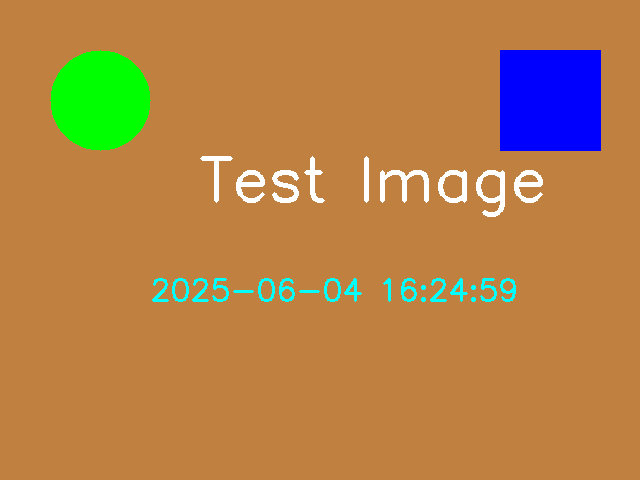
#> input picture captured_images/test_image.bmp, 640 x 480 px
$ python -i findCircle.py   (imports and definitions only)   (older library calls are emulated)
#> lines starting #> are read from the running program, lines starting #| are printed output that depends on the picture; after the words box and inside, x2 and y2 are one past the last pixel; in counts of white or black regions, pixels touching at a corner belong together; long printed decimals are rounded
#> further down, picture is the input picture: shape (480, 640, 3); mean B, G, R 72.7, 129.7, 180
import os
import sys
import numpy as np
from os import getcwd
import cv2
import msvcrt
from ctypes import *

sys.path.append("../MvImport")
from MvCameraControl_class import *
import numpy as np
"""
# 相機內參矩陣
K = np.array([
    [7.42157429, 0, 1.23308448],
    [0.0, 7.47157429, 0.99655374],
    [0.0, 0.0, 1]
])
R = np.array([[ 9.99999756e-01, -6.98131644e-04,  0.00000000e+00],
              [ 6.98131644e-04,  9.99999756e-01,  0.00000000e+00],
              [ 0.00000000e+00,  0.00000000e+00,  1.00000000e+00]])

t = np.array([[-265.16868344+80], [-108.02824767], [654.6123158]])
# 畸變參數
D = np.array([[-0.111665041, 0.706682197, 0.000284510564, 0.000578235313, 0.0]])
"""
# 相機內參矩陣
K = np.array([
    [7.35533899e+00, 0, 1.24451771e+00],
    [0.0, 7.35687528e+00, 1.02655760e+00],
    [0.0, 0.0, 1.0]
])

# 畸變係數
D = np.array([[-9.63028822e-02, 2.74658814e-01, 1.36385496e-03, 5.80934112e-04, 2.95541140e+00]])

R = np.array([
    [-9.99913875e-01,  -1.31241329e-02, -3.55145363e-06],
    [ -1.31241329e-02,  9.99913875e-01, -2.47572387e-06],
    [3.58363949e-06, -2.42890090e-06, -1.00000000e+00]
])

t = np.array([[352.96520021], [-109.49788733], [0.86068216]])
# 設備資訊定義
DEVICE_INFO = {
    "設備型號": "MV-CE050-30UC",
    "設備序列號": "00DA1831623",
    "製造商名稱": "Hikrobot",
    "固件版本": "V1.6.3 201222 551351",
    "設備GUID": "2BDFA1831623",
    "設備家族名稱": "未知"
}
# [45 lines left out: functions set_exposure_time, enum_devices, not called in this run]
def pixel_to_world(u, v, depth, K, R, t):
    uv_homogeneous = np.array([u, v, 720])  # 齊次像素坐標 (u, v, 1)
    K_inv = np.linalg.inv(K)  # 計算內參矩陣的逆矩陣
    cam_coords = np.dot(K_inv, uv_homogeneous)  # 相機坐標 (X_c, Y_c, Z_c)

    # 將相機坐標轉換到世界坐標系
    #cam_coords = cam_coords.reshape(3, 1)  # 確保為列向量
    world_coords = np.dot(R.T, cam_coords - t.ravel())  # 世界坐標  # 世界坐標系 (X_w, Y_w, Z_w)

    return world_coords.flatten()
# 判斷不同類型設備
# [75 lines left out: functions identify_different_devices, resize_image, set_image_Node_num, set_grab_strategy, not called in this run]

# 開啟設備並顯示圖像
def process_and_detect_circles(image, circle_threshold=0.85):
    """
    對未校正與校正後的圖像進行灰階化、Canny 邊緣檢測，並檢測近似圓的輪廓。
    :param image: 原始 RGB 圖像
    :param circle_threshold: 圓形度的閾值，0.85 表示 85% 接近圓形
    """
#> called with circle_threshold = 0.85
    # 獲取圖像尺寸
    h, w = image.shape[:2]
#> h = 480; w = 640

    # 計算校正映射
    new_camera_matrix, roi = cv2.getOptimalNewCameraMatrix(K, D, (w, h), 1, (w, h))
#> roi = (0, 0, 0, 0)
    map1, map2 = cv2.initUndistortRectifyMap(K, D, None, new_camera_matrix, (w, h), cv2.CV_16SC2)

    # 校正圖像
    corrected_image = cv2.remap(image, map1, map2, interpolation=cv2.INTER_LINEAR)
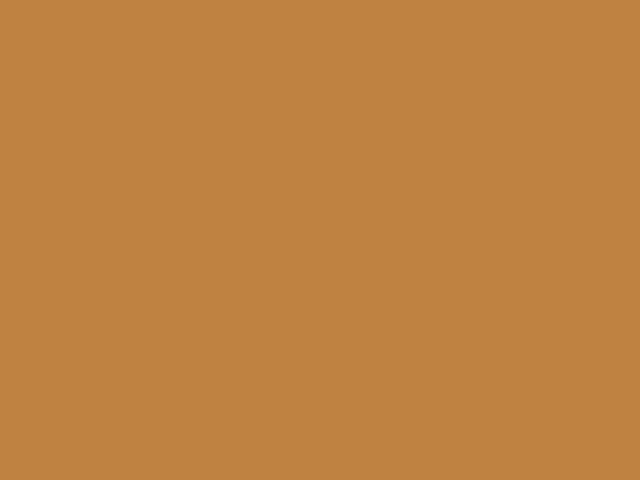
#> corrected_image: shape (480, 640, 3); mean B, G, R 64, 128, 192

    # 原始與校正圖像分別處理
    images = {
        "Original": image.copy(),
        "Corrected": corrected_image.copy()
    }

    results = {}
    for key, img in images.items():
        # 轉為灰階
        gray = cv2.cvtColor(img, cv2.COLOR_BGR2GRAY)

        # Canny 邊緣檢測
        edges = cv2.Canny(gray, 50, 150)

        # 找到輪廓
        contours, _ = cv2.findContours(edges, cv2.RETR_EXTERNAL, cv2.CHAIN_APPROX_SIMPLE)

        # 檢測圓形輪廓
        circle_count = 0
        for contour in contours:
            # 計算輪廓的周長與面積
            perimeter = cv2.arcLength(contour, True)
            area = cv2.contourArea(contour)

            if perimeter == 0:
                continue

            # 計算圓形度
            circularity = (4 * np.pi * area) / (perimeter ** 2)

            # 若圓形度高於閾值且面積大於100，判斷為近似圓形
            if circularity >= circle_threshold and area > 100:
                circle_count += 1

                # 計算最小外接圓
                (x, y), radius = cv2.minEnclosingCircle(contour)
                center = (int(x), int(y))
                radius = int(radius)

                # 繪製輪廓與圓
                cv2.circle(img, center, radius, (255, 0, 0), 2)

                # 在圓心處標記
                cv2.circle(img, center, 3, (0, 0, 255), -1)

                # 在右下角標記編號、座標與面積
                text = f"#{circle_count} ({int(x)}, {int(y)}) area: {area:.2f} c: {circularity:.2f}"
                world_coords = pixel_to_world(x, y, 1000, K, R, t)
                print(world_coords,text)
                #print(text)
                text_position = (center[0] + 10, center[1] + 10)
                cv2.putText(img, text, text_position, cv2.FONT_HERSHEY_SIMPLEX, 0.5, (0, 0, 0), 1)

        results[key] = img
#> this loop made 2 passes
#> key on pass 1: 'Original'
#> key on pass 2: 'Corrected'
#| [ 428.983   53.970 -719.138] #1 (332, 289) area: 335.00 c: 0.85
#| [ 437.955   54.087 -719.138] #2 (266, 289) area: 335.00 c: 0.85
#| [ 449.646   54.241  -719.138] #3 (180, 289) area: 335.00 c: 0.85
#> pass 1, in process_and_detect_circles, `gray = cv2.cvtColor(img, cv2.COLOR_BGR2GRAY)`:
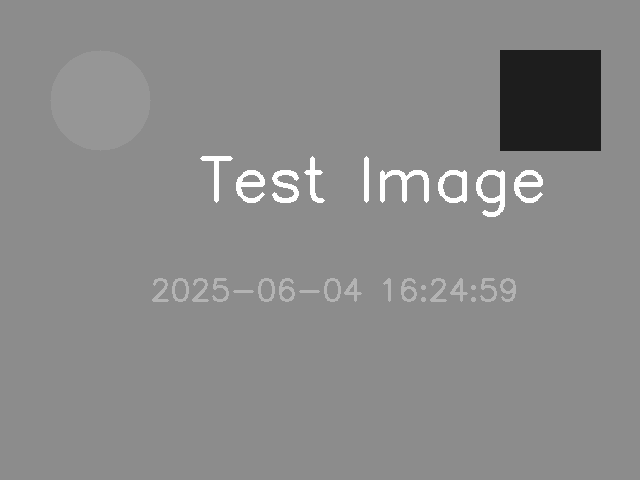
#> gray: shape (480, 640); min 29, max 255, mean 138.4
#> pass 1, in process_and_detect_circles, `edges = cv2.Canny(gray, 50, 150)`:
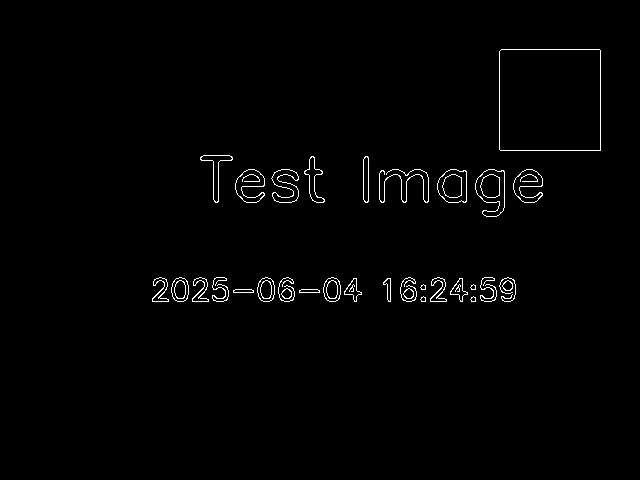
#> edges: shape (480, 640); 1.2% white in thin lines or dots, all inside (x1, y1, x2, y2) = (152, 49, 601, 302)
#> after the loop, results = 2 items

    # [7 lines of commented-out code are left out]

    return results["Original"]

# [234 lines left out: functions open_device_and_display, open_device_and_display_with_circle_detection, not called in this run]

# [2 lines not run here, left out]

>>> import cv2
>>> picture = cv2.imread('../../../captured_images/test_image.bmp')
>>> result = process_and_detect_circles(picture)
